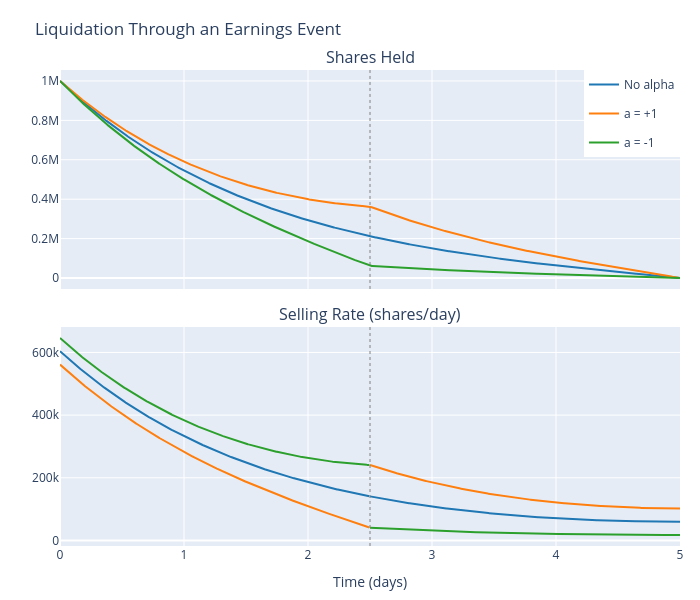

Notebook code cell kept with this figure:
### Markdown cell above
## The event trajectory

Holdings and selling rate with no alpha, a positive event ($a = +1$) and a
negative one ($a = -1$). The position is continuous, but the selling rate jumps
by $a/2\eta$ at the print: with good news the trader holds extra inventory into
it and sells faster afterward; with bad news the trader sells ahead of it.

### Code cell
fig = make_subplots(
    rows=2,
    cols=1,
    shared_xaxes=True,
    vertical_spacing=0.08,
    subplot_titles=("Shares Held", "Selling Rate (shares/day)"),
)
for color, (name, alpha) in zip(
    colors, {"No alpha": 0.0, "a = +1": a, "a = -1": -a}.items()
):
    before = t < t_e
    after = ~before
    fig.add_trace(
        go.Scatter(
            x=t,
            y=holdings(t, X, T, kappa, eta, alpha, t_e),
            mode="lines",
            name=name,
            legendgroup=name,
            line={"width": 2, "color": color},
        ),
        row=1,
        col=1,
    )
    # draw the rate on each side of the event separately so the jump shows
    rate = selling_rate(t, X, T, kappa, eta, alpha, t_e)
    for side in [before, after]:
        fig.add_trace(
            go.Scatter(
                x=t[side],
                y=rate[side],
                mode="lines",
                name=name,
                legendgroup=name,
                showlegend=False,
                line={"width": 2, "color": color},
            ),
            row=2,
            col=1,
        )
fig.add_vline(x=t_e, line={"width": 1, "dash": "dot", "color": "gray"})
fig.update_xaxes(title_text="Time (days)", row=2, col=1)
fig.update_layout(
    title="Liquidation Through an Earnings Event",
    width=700,
    height=600,
    margin={"l": 60, "r": 20, "t": 70, "b": 50},
    legend={"x": 1, "xanchor": "right", "y": 1, "yanchor": "top"},
)
fig.write_image("output/event_trajectory.png", scale=2)
fig.show()

rate_jump = selling_rate(t_e, X, T, kappa, eta, a, t_e) - selling_rate(
    t_e - 1e-9, X, T, kappa, eta, a, t_e
)
print(
    f"selling-rate jump at t_e: {rate_jump:,.0f} shares/day (a/2eta = {a / (2 * eta):,.0f})"
)

### Figure 1 — Plotly figure (JSON) as saved in the notebook; plotly's stock layout.template omitted (floating-point values rounded to 4 significant figures; data arrays with more than 128 entries replaced by an {"elided": "..."} marker saying what was removed)
{"data": [{"legendgroup": "No alpha", "line": {"color": "#1f77b4", "width": 2}, "mode": "lines", "name": "No alpha", "type": "scatter", "x": {"elided": "1001 float values"}, "xaxis": "x", "y": {"elided": "1001 float values"}, "yaxis": "y"}, {"legendgroup": "No alpha", "line": {"color": "#1f77b4", "width": 2}, "mode": "lines", "name": "No alpha", "showlegend": false, "type": "scatter", "x": {"elided": "500 float values"}, "xaxis": "x2", "y": {"elided": "500 float values"}, "yaxis": "y2"}, {"legendgroup": "No alpha", "line": {"color": "#1f77b4", "width": 2}, "mode": "lines", "name": "No alpha", "showlegend": false, "type": "scatter", "x": {"elided": "501 float values"}, "xaxis": "x2", "y": {"elided": "501 float values"}, "yaxis": "y2"}, {"legendgroup": "a = +1", "line": {"color": "#ff7f0e", "width": 2}, "mode": "lines", "name": "a = +1", "type": "scatter", "x": {"elided": "1001 float values"}, "xaxis": "x", "y": {"elided": "1001 float values"}, "yaxis": "y"}, {"legendgroup": "a = +1", "line": {"color": "#ff7f0e", "width": 2}, "mode": "lines", "name": "a = +1", "showlegend": false, "type": "scatter", "x": {"elided": "500 float values"}, "xaxis": "x2", "y": {"elided": "500 float values"}, "yaxis": "y2"}, {"legendgroup": "a = +1", "line": {"color": "#ff7f0e", "width": 2}, "mode": "lines", "name": "a = +1", "showlegend": false, "type": "scatter", "x": {"elided": "501 float values"}, "xaxis": "x2", "y": {"elided": "501 float values"}, "yaxis": "y2"}, {"legendgroup": "a = -1", "line": {"color": "#2ca02c", "width": 2}, "mode": "lines", "name": "a = -1", "type": "scatter", "x": {"elided": "1001 float values"}, "xaxis": "x", "y": {"elided": "1001 float values"}, "yaxis": "y"}, {"legendgroup": "a = -1", "line": {"color": "#2ca02c", "width": 2}, "mode": "lines", "name": "a = -1", "showlegend": false, "type": "scatter", "x": {"elided": "500 float values"}, "xaxis": "x2", "y": {"elided": "500 float values"}, "yaxis": "y2"}, {"legendgroup": "a = -1", "line": {"color": "#2ca02c", "width": 2}, "mode": "lines", "name": "a = -1", "showlegend": false, "type": "scatter", "x": {"elided": "501 float values"}, "xaxis": "x2", "y": {"elided": "501 float values"}, "yaxis": "y2"}], "layout": {"annotations": [{"font": {"size": 16}, "showarrow": false, "text": "Shares Held", "x": 0.5, "xanchor": "center", "xref": "paper", "y": 1.0, "yanchor": "bottom", "yref": "paper"}, {"font": {"size": 16}, "showarrow": false, "text": "Selling Rate (shares/day)", "x": 0.5, "xanchor": "center", "xref": "paper", "y": 0.46, "yanchor": "bottom", "yref": "paper"}], "height": 600, "legend": {"x": 1, "xanchor": "right", "y": 1, "yanchor": "top"}, "margin": {"b": 50, "l": 60, "r": 20, "t": 70}, "shapes": [{"line": {"color": "gray", "dash": "dot", "width": 1}, "type": "line", "x0": 2.5, "x1": 2.5, "xref": "x", "y0": 0, "y1": 1, "yref": "y domain"}, {"line": {"color": "gray", "dash": "dot", "width": 1}, "type": "line", "x0": 2.5, "x1": 2.5, "xref": "x2", "y0": 0, "y1": 1, "yref": "y2 domain"}], "title": {"text": "Liquidation Through an Earnings Event"}, "width": 700, "xaxis": {"anchor": "y", "domain": [0.0, 1.0], "matches": "x2", "showticklabels": false}, "xaxis2": {"anchor": "y2", "domain": [0.0, 1.0], "title": {"text": "Time (days)"}}, "yaxis": {"anchor": "x", "domain": [0.54, 1.0]}, "yaxis2": {"anchor": "x2", "domain": [0.0, 0.46]}}}
